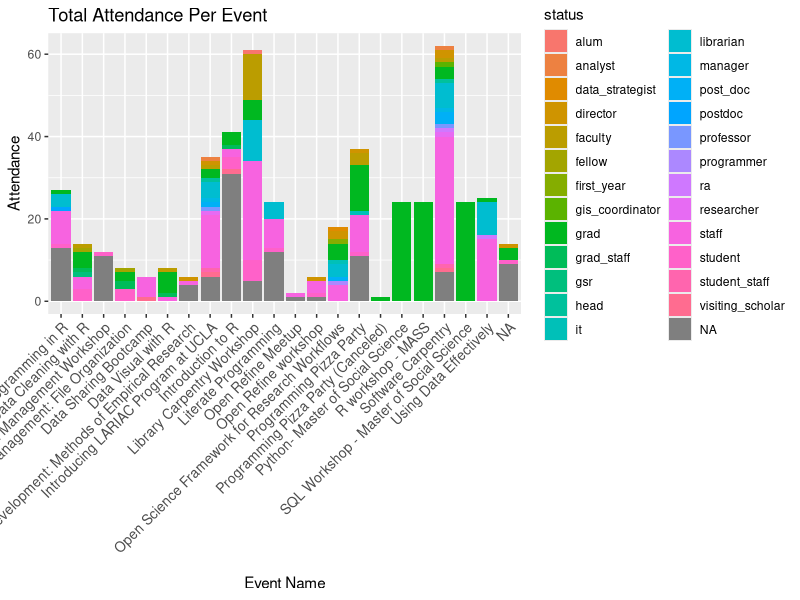
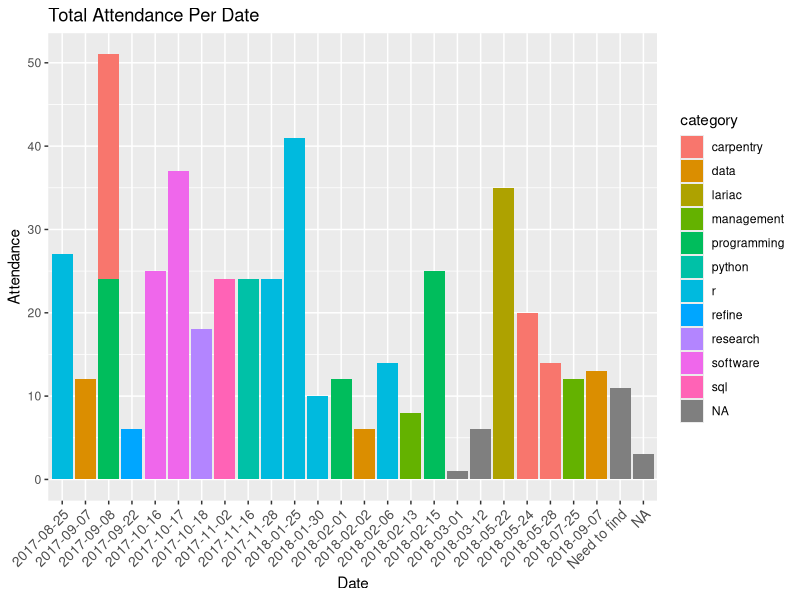
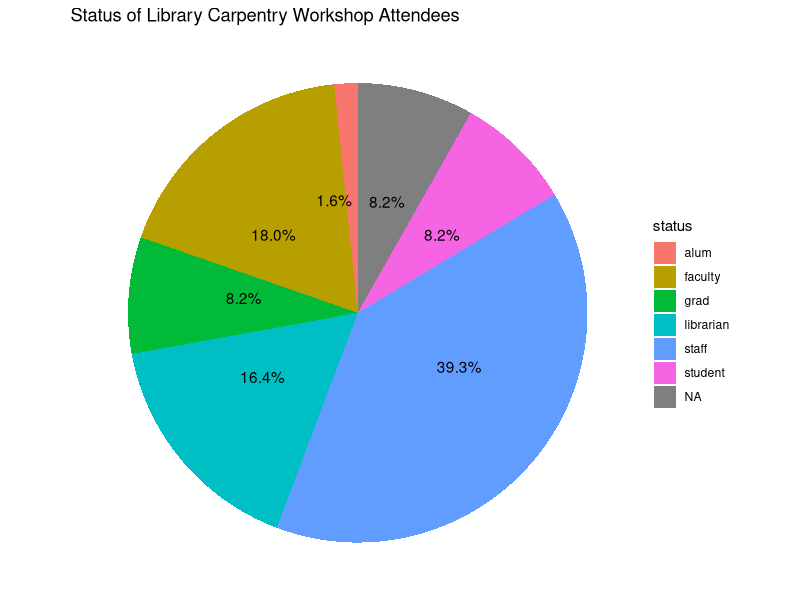

The R source for these figures, in order:
## ---- chunk 1
library(dplyr)
library(ggplot2)
library(scales)
options(stringsAsFactors = F)
## ---- chunk 2
attend <- read.csv("attendance_lists - outreach-fy17-18.csv")
attend[attend==""] <- NA
attend$event[attend$event == "Programming Pizza Party (Python/R/Data)"] <- "Programming Pizza Party"
attend$event[attend$event == "Programming Pizza Party (R/Python)"] <- "Programming Pizza Party"
attend$event[attend$event == "LIbrary Carpentry Workshop"] <- "Library Carpentry Workshop"
attend$event[attend$event == "Data VIsual with R"] <- "Data Visual with R"
attend$category[attend$event == "Programming Pizza Party"] <- "programming"
attend$category[attend$event == "Literate Programming"] <- "programming"
attend$category[attend$event == "Data Sharing Bootcamp"] <- "data"
attend$category[attend$event == "Using Data Effectively"] <- "data"
attend$category[attend$event == "Faculty Development: Methods of Empirical Research"] <- "research"
attend$category[attend$event == "Open Refine workshop"] <- "refine"
attend$event[attend$event == "Introducing Los Angeles Region Imagery Acquisition Consortium (LARIAC) Program at UCLA"] <- "Introducing LARIAC Program at UCLA"
attend$event[attend$event == "Faculty Development Workshop: Teaching Transparent Methods of Empirical Research"] <- "Faculty Development: Methods of Empirical Research"
attend$date[attend$event == "Open Refine workshop"] <- "2017-09-22"
attend$status[attend$status == "mlis_student"] <- "grad"
attend$status[attend$status == "mlis student"] <- "grad"
attend$status[attend$status == "mus_student"] <- "grad"
attend$status[attend$status == "curator/staff"] <- "staff"
attend$status[attend$status == "staff; systems specialist"] <- "staff"
attend$status[attend$status == "staff "] <- "staff"
attend$status[attend$status == "visiting scholar"] <- "visiting_scholar"
attend$status[attend$status == "visit_scholar"] <- "visiting_scholar"
attend$status[attend$status == "staff/student"] <- "student_staff"


str(attend)
## ---- chunk 3
attend %>% 
  group_by(event, category, status) %>% 
  summarize(number_people = n()) %>% 
  ggplot(aes(x=event, y=number_people, fill = status)) + 
    geom_col()+ theme(axis.text.x = element_text(angle = 45, size = 10, hjust = 1)) +labs(title = "Total Attendance Per Event", x= "Event Name", y="Attendance")

## ---- chunk 4
attend %>% 
  group_by(date, event, category) %>% 
  summarize(number_date = n()) %>% 
   ggplot(aes(x=date, y=number_date, fill= category)) + 
    geom_col()+ theme(axis.text.x = element_text(angle = 45, size = 10, hjust = 1)) + labs(title = "Total Attendance Per Date", x = "Date", y="Attendance")
## ---- chunk 5
carpentry <- subset(attend, attend$event == "Library Carpentry Workshop")
carpentry %>% 
  group_by(event, status) %>%
  summarize(number_status = n()) %>% 
  mutate(per = percent(number_status /sum(number_status)))%>% 
  arrange(desc(number_status)) %>% 
  ggplot(aes(x="", y=number_status, fill= status)) +
    geom_bar(width = 1, stat = "identity")+
    coord_polar("y", start = 0)+
    theme_void()+
    geom_text(aes(x=1, y= c(20, 53, 40, 47 , 2.5 , 8 , 59 ), label = per))+ labs(title = "Status of Library Carpentry Workshop Attendees")
  
